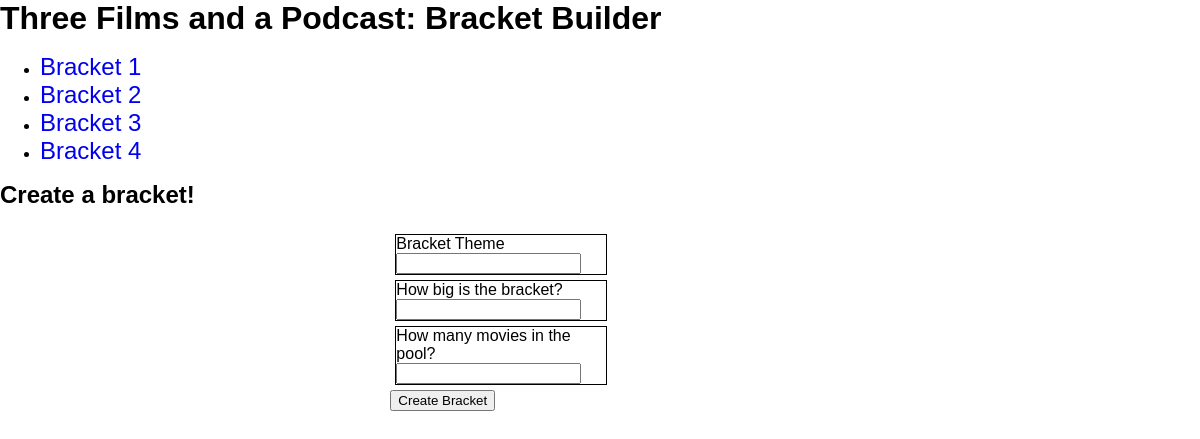
Before: / with the older database file.
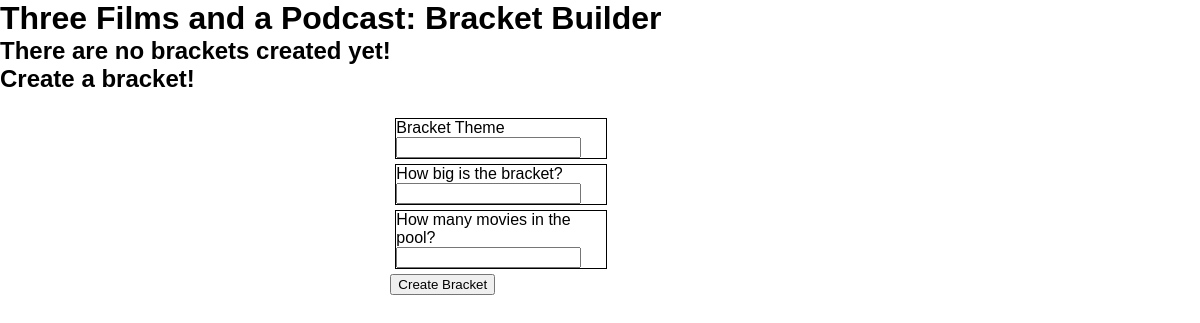
After: the same page with the newer database file.
### app.py (models this page shows)
class Bracket(db.Model):
    id = db.Column(db.Integer, primary_key=True)
    theme = db.Column(db.String(500), nullable=False)
    size = db.Column(db.Integer, nullable=False)
    pool_size = db.Column(db.Integer, nullable=False)
    filled_out = show_bracket = db.Column(
        db.Boolean, default=False, nullable=False)
    show_bracket = db.Column(db.Boolean, default=False, nullable=False)
    pool = db.relationship("Movie", backref="bracket")

### app.py (the view)
@app.route('/', methods=['POST', 'GET'])
def index():
    if request.method == 'POST':
        bracket_theme = request.form['theme']
        bracket_size = request.form['size']
        size_of_pool = request.form['pool_size']
        new_bracket = Bracket(theme=bracket_theme,
                              pool_size=size_of_pool, size=bracket_size)
        try:
            db.session.add(new_bracket)
            db.session.commit()
            return redirect(f'/bracket/{new_bracket.id}')
        except:
            return f"Something went wrong adding {new_bracket.theme}"
    else:
        brackets = Bracket.query.order_by(Bracket.id).all()
        return render_template('index.html', brackets=brackets)

### templates/index.html (shortened to what this page needs)
{% extends 'base.html' %}
{% block body %}
<h1>Three Films and a Podcast: Bracket Builder</h1>
{% if brackets|length >= 1 %}
<ul>
    {% for bracket in brackets if bracket.theme %}
    <li><a href="/bracket/{{ bracket.id }}">{{ bracket.theme }}</a></li>
    {% endfor %}
</ul>
{% else %}
<h2>There are no brackets created yet!</h2>
{% endif %}
<h2>Create a bracket!</h2>
<div class="form-container">
    <form action="/" method="post">
        <div  style="border: 1px solid black; margin: 5px; width: 50%;">
            <label for="theme">Bracket Theme</label>
            <input type="text" name="theme" id="theme">
        </div>
        <div style="border: 1px solid black; margin: 5px; width: 50%;">
            <label for="size">How big is the bracket?</label>
            <input type="number" name="size" id="size" step="2" min="2">
        </div>
        <div style="border: 1px solid black; margin: 5px; width: 50%;">
            <label for="">How many movies in the pool?</label>
            <input type="number" name="pool_size" id="pool_size" step="1" min="1">
        </div>
        <input type="submit" value="Create Bracket">
    </form>
</div>
{% endblock %}

### templates/base.html (shortened to what this page needs)
<!DOCTYPE html>
<html lang="en">
<head>
    <link rel="stylesheet" href="{{ url_for('static', filename='css/main.css') }}">
</head>
<body>
    {% block body %}{% endblock %}
</body>
</html>

### static/css/main.css (style rules this page uses)
body { margin: 0; font-family: sans-serif; }
h1 { display: flex; margin: 0 auto; }
h2 { margin: auto; }
.form-container { display: flex; flex-direction: column; align-items: center; }
form { margin: 20px 0; }

Changed rows visible on the page:
removed Bracket: theme "Bracket 1"
removed Bracket: theme "Bracket 2"
removed Bracket: theme "Bracket 3"
removed Bracket: theme "Bracket 4"
Other visible differences:
text now shown: "There are no brackets created yet!"
